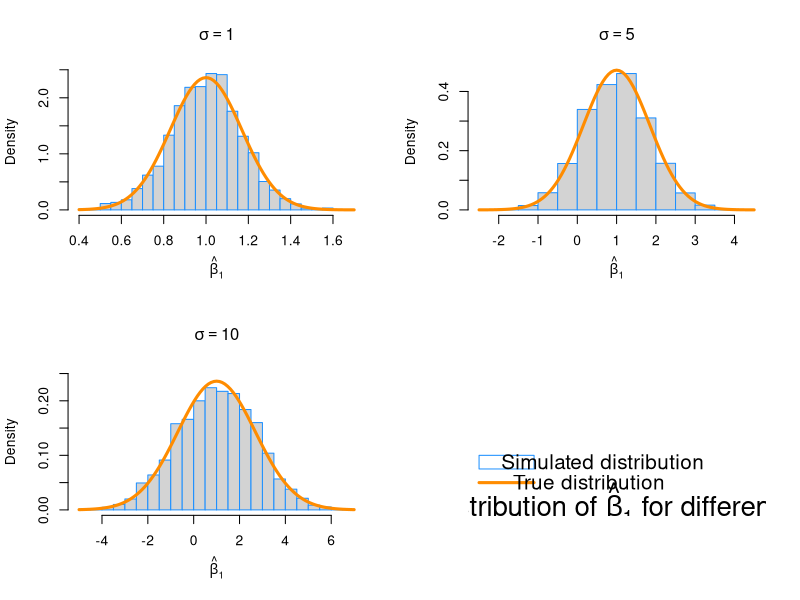
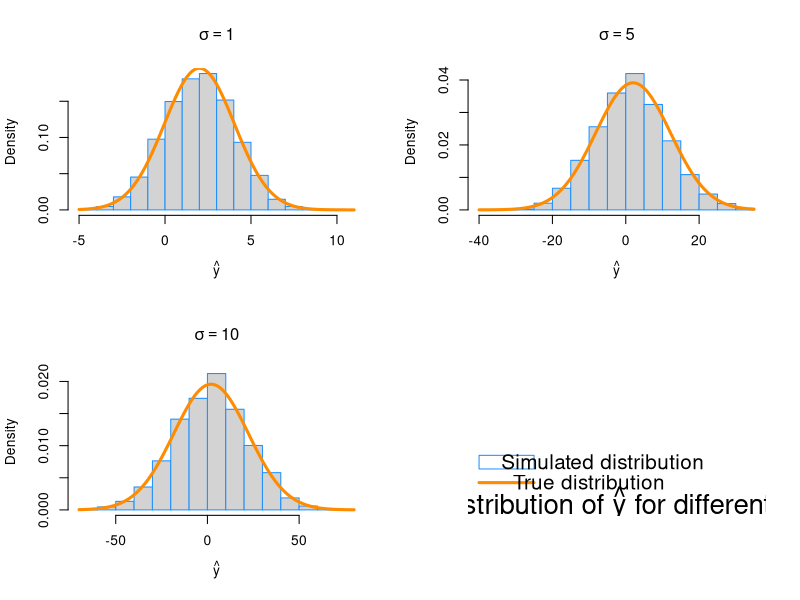
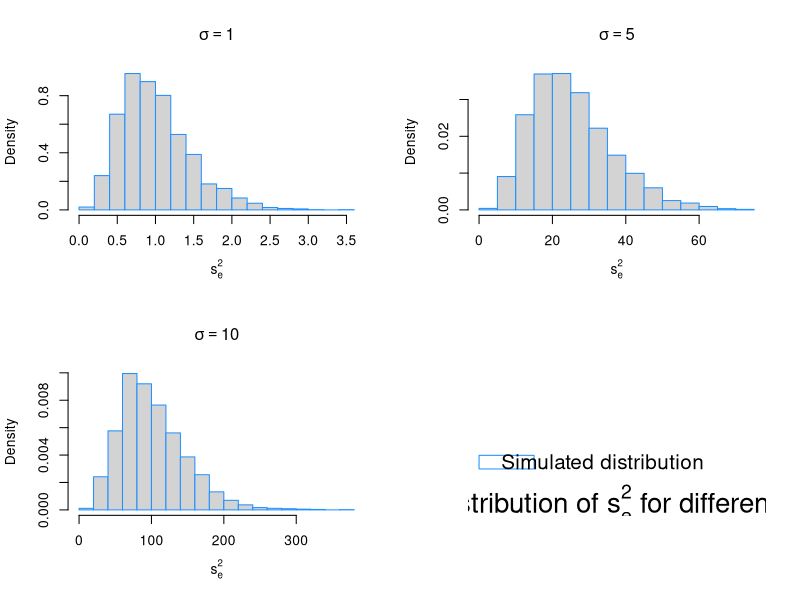
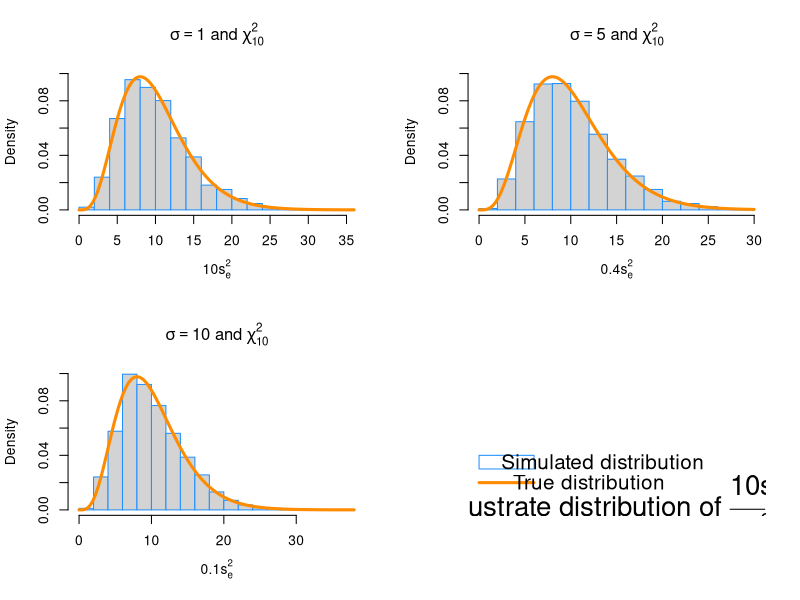

The R source for these figures, in order:
## ---- chunk 1
library(readr)

birthday = 19720816
set.seed(birthday)

BETA_0 = 2
BETA_1 = 1
BETA_2 = 1
BETA_3 = 1
BETA_4 = 1
SIGMA  = c(1, 5, 10)
X_EVAL = c(1, -3, 2.5, 0.5, 0)

NUM_SIMS = 3000

sim_data = read_csv("study_1.csv")
sample_size = nrow(sim_data)

DF = sample_size - length(X_EVAL)

beta_hat_1  = matrix(data = 0, nrow = NUM_SIMS, ncol = length(SIGMA))
se_squared  = matrix(data = 0, nrow = NUM_SIMS, ncol = length(SIGMA))
y_hat_eval  = matrix(data = 0, nrow = NUM_SIMS, ncol = length(SIGMA))
## ---- chunk 2
sd_beta_hat_1_true = rep(0, length(SIGMA))
sd_y_hat_eval_true = rep(0, length(SIGMA))
y_hat_eval_true    = (t(X_EVAL) %*% c(BETA_0, BETA_1, BETA_2, BETA_3, BETA_4))[1]

X = cbind(rep(1, sample_size), sim_data$x1, sim_data$x2, sim_data$x3, sim_data$x4)
C = solve(t(X) %*% X)

for (i in 1:length(SIGMA)) {
  sd_beta_hat_1_true[i] = SIGMA[i] * sqrt(C[2, 2])
  sd_y_hat_eval_true[i] = SIGMA[i] * sqrt(t(X_EVAL) %*% C %*% X_EVAL)
}
## ---- chunk 3
for (s in 1:length(SIGMA)) {
  for (i in 1:NUM_SIMS) {
    eps           = rnorm(sample_size, mean = 0 , sd = SIGMA[s])
    sim_data$y    = BETA_0 + BETA_1 * sim_data$x1 + BETA_2 * sim_data$x2 + 
                    BETA_3 * sim_data$x3 + BETA_4 * sim_data$x4 + eps
    fit           = lm(y ~ ., data = sim_data)
    
    beta_hat_1[i, s]  = coef(fit)[2]
    se_squared[i, s]  = sum(fit$residuals ^ 2) / (sample_size - ncol(sim_data))
    y_hat_eval[i, s]  = predict(fit, newdata = data.frame(x1 = X_EVAL[2], x2 = X_EVAL[3],
                                                          x3 = X_EVAL[4], x4 = X_EVAL[5] ))
  }
}

## ---- chunk 4
mean_beta_hat_1 = c(mean(beta_hat_1[,1]), mean(beta_hat_1[,2]), mean(beta_hat_1[,3]))
sd_beta_hat_1   = c(sd(beta_hat_1[,1]), sd(beta_hat_1[,2]), sd(beta_hat_1[,3]))
mean_y_hat_eval = c(mean(y_hat_eval[,1]), mean(y_hat_eval[,2]), mean(y_hat_eval[,3]))
sd_y_hat_eval   = c(sd(y_hat_eval[,1]), sd(y_hat_eval[,2]), sd(y_hat_eval[,3]))
mean_se_squared = c(mean(se_squared[,1]), mean(se_squared[,2]), mean(se_squared[,3]))

table_data = data.frame(BETA_1, mean_beta_hat_1, SIGMA ^ 2, mean_se_squared,
                        y_hat_eval_true, mean_y_hat_eval)
library("knitr")
kable(table_data, col.names = c("$\\beta_1$", "$\\text{E}[\\hat{\\beta}_1]$",
                                "$\\sigma^2$", "$\\text{E}[s_e^2]$", "$\\hat{y}$", 
                                "$\\text{E}[\\hat{y}(x_{eval})]$"),
      caption = "Table 1")

## ---- chunk 5
plot_legend = function (title, showTrue = TRUE) {
  plot.new()
  plot.window(c(0,10), c(0,10))
  text(5, 0.5, title, 
      col = "black", cex = 2)
  rect(0, 3, 2, 4, border = "dodgerblue")
  text(4.5, 3.5, "Simulated distribution", cex = 1.5)
  if(showTrue) {
    lines(c(0, 2), c(2,2), col = "darkorange", lwd = 3)
    text(4, 2, "True distribution", cex = 1.5)    
  }
}

par(mfrow = c(2,2))

for (i in 1:length(SIGMA)) {
  #Fix the curve crop problem
  if(i != 3){
    hist(beta_hat_1[,i], prob = TRUE, breaks = 20, 
         xlab = expression(hat(beta)[1]), 
         main = substitute(sigma==value,list(value=SIGMA[i])), 
        border = "dodgerblue")    
  } else {
      hist(beta_hat_1[,i], prob = TRUE, breaks = 20, 
          ylim = c(0, 0.25),
          xlab = expression(hat(beta)[1]), 
          main = substitute(sigma==value,list(value=SIGMA[i])), 
          border = "dodgerblue")
  }
  curve(dnorm(x, mean = BETA_1, sd = sd_beta_hat_1_true[i]), 
        col = "darkorange", add = TRUE, lwd = 3)
}
plot_legend(expression(paste("Distribution of ", hat(beta)[1], " for different ", sigma)))
## ---- chunk 6
par(mfrow = c(2,2))

for (i in 1:length(SIGMA)) {
  hist(y_hat_eval[,i], prob = TRUE, breaks = 20, 
       xlab = expression(hat(y)), main = substitute(sigma==value,list(value=SIGMA[i])),
       border = "dodgerblue")
  curve(dnorm(x, mean = y_hat_eval_true, sd = sd_y_hat_eval_true[i]), 
        col = "darkorange", add = TRUE, lwd = 3)
}

plot_legend(expression(paste("Distribution of ", hat(y), " for different ", sigma)))
## ---- chunk 7
par(mfrow = c(2,2))


for (i in 1:length(SIGMA)) {
  hist(se_squared[,i], prob = TRUE, breaks = 20, 
       xlab = expression(s[e]^2), main = substitute(sigma==value,list(value=SIGMA[i])),
       border = "dodgerblue")
}

plot_legend(expression(paste("Distribution of ", s[e]^2, " for different ", sigma)), FALSE)
## ---- chunk 8
par(mfrow = c(2,2))

se_chi_squared = se_squared
for (i in 1:length(SIGMA)){
  se_chi_squared[, i] = (se_chi_squared[, i] * DF ) / SIGMA[i] ^ 2
}

for (i in 1:length(SIGMA)) {
  hist(se_chi_squared[, i], prob = TRUE, breaks = 20, ylim = c(0, 0.1),
       xlab = substitute(value*s[e]^2, list(value = DF/SIGMA[i]^2)), 
       main = substitute(sigma==value*" and "*chi[df]^2, list(value = SIGMA[i], df=DF)), 
       border = "dodgerblue")
  curve(dchisq(x, df = DF), add = TRUE, col = "darkorange", lwd = 3)
}

plot_legend(substitute("Illustrate distribution of "*frac(DF*s[e]^2, sigma^2), list(DF=DF)))
## ---- chunk 9
table_data = data.frame(BETA_1, mean_beta_hat_1, sd_beta_hat_1_true, sd_beta_hat_1, 
                        SIGMA ^ 2, mean_se_squared,
                        y_hat_eval_true, mean_y_hat_eval, sd_y_hat_eval_true, sd_y_hat_eval)
library("knitr")
kable(table_data, col.names = c("$\\hat{\\beta_{1true}}$", "$\\text{E}[\\hat{\\beta}_1]$", 
                                "$\\text{SD}[\\hat{\\beta}_{1true}]$", "$\\text{SD}[\\hat{\\beta}_1]$",
                                "$\\sigma^2$", "$\\text{E}[s_e^2]$", 
                                "$\\hat{y_{true}}$", "$\\text{E}[\\hat{y}(x_{eval})]$", 
                                "$\\text{SD}[\\hat{y_{true}}(x_{eval})]$", "$\\text{SD}[\\hat{y}(x_{eval})]$"),
      caption = "Table 2")
